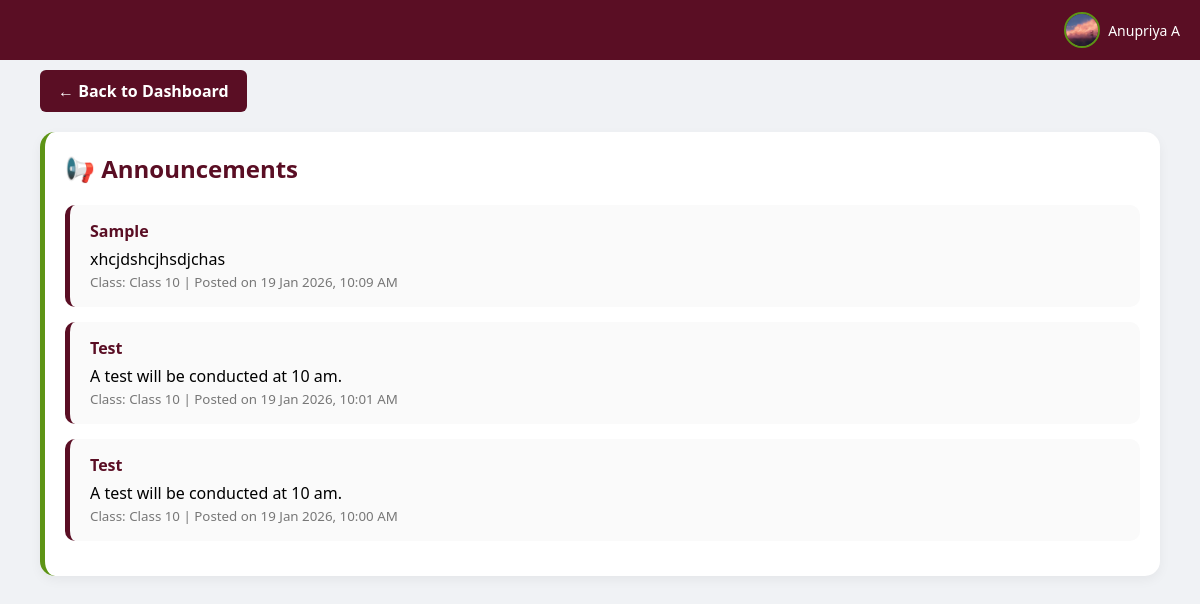
/student_announcements.php (signed in), run on the app's committed database.
### tables this page shows
CREATE TABLE `students` (
  `id` int(11) NOT NULL,
  `name` varchar(100) DEFAULT NULL,
  `username` varchar(100) DEFAULT NULL,
  `admission_id` varchar(50) DEFAULT NULL,
  `email` varchar(100) NOT NULL,
  `password` varchar(255) DEFAULT NULL,
  `profile_pic` varchar(255) DEFAULT NULL,
  `created_at` timestamp NOT NULL DEFAULT current_timestamp(),
  `status` enum('active','inactive') DEFAULT 'active',
  `google_id` varchar(50) DEFAULT NULL
);

CREATE TABLE `announcements` (
  `id` int(11) NOT NULL,
  `teacher_id` int(11) NOT NULL,
  `class_id` int(11) NOT NULL,
  `title` varchar(255) NOT NULL,
  `message` text NOT NULL,
  `created_at` datetime DEFAULT current_timestamp(),
  `expires_at` datetime DEFAULT NULL,
  `status` enum('active','inactive') DEFAULT 'active'
);

CREATE TABLE `classes` (
  `id` int(11) NOT NULL,
  `teacher_id` int(11) DEFAULT NULL,
  `class_name` varchar(100) DEFAULT NULL,
  `status` varchar(20) NOT NULL DEFAULT 'active',
  `created_at` timestamp NOT NULL DEFAULT current_timestamp(),
  `class_code` varchar(50) DEFAULT NULL
);

### student_announcements.php (the view, shortened to what this page needs)
<?php
$conn = mysqli_connect("localhost", "root", "", "QuizLance");
$student_id = $_SESSION['user_id'];
$res = mysqli_query($conn, "SELECT name, profile_pic FROM Students WHERE id=$student_id");
$student = mysqli_fetch_assoc($res);
$student_name = $student['name'];
$profile_pic  = $student['profile_pic'];
$imgSrc = $profile_pic
    ? htmlspecialchars($profile_pic) . '?t=' . time()
    : 'https://via.placeholder.com/85';
$classRes = mysqli_query($conn,
    "SELECT cs.class_id
     FROM class_students cs
     WHERE cs.student_id = $student_id"
);
$classRow = mysqli_fetch_assoc($classRes);
$class_id = (int)$classRow['class_id'];
$ann = mysqli_query($conn,
    "SELECT a.*, c.class_name
     FROM announcements a
     JOIN classes c ON a.class_id = c.id
     WHERE a.class_id = $class_id
       AND a.status = 'active'
     ORDER BY a.created_at DESC"
);
?>
<!DOCTYPE html>
<html lang="en">
<head>
<link rel="stylesheet" href="https://cdnjs.cloudflare.com/ajax/libs/font-awesome/6.0.0/css/all.min.css">
</head>
<body>
<div class="topbar">
    <div class="top-profile" onclick="toggleProfileMenu()">
        <img src="<?= $imgSrc ?>">
        <span><?= htmlspecialchars($student_name) ?></span>
    </div>
</div>
<div class="main-content">
    <a href="student_dashboard.php" style="display: inline-block; background: #5A0E24; color: white; padding: 10px 18px; border-radius: 6px; text-decoration: none; font-weight: bold; margin-bottom: 20px;">← Back to Dashboard</a>
    <div class="card">
        <h2>📢 Announcements</h2>
        <?php while ($a = mysqli_fetch_assoc($ann)): ?>
            <div class="announcement">
                <h4><?= htmlspecialchars($a['title']) ?></h4>
                <p><?= nl2br(htmlspecialchars($a['message'])) ?></p>
                <small>
                    Class: <?= htmlspecialchars($a['class_name']) ?> |
                    Posted on <?= date('d M Y, h:i A', strtotime($a['created_at'])) ?>
                </small>
            </div>
        <?php endwhile; ?>
    </div>
</div>
</body>
</html>

### student_announcements.php (style rules this page uses)
* { margin:0;padding:0;box-sizing:border-box;font-family:'Segoe UI',sans-serif; }
body { background:#f0f2f5; }
.topbar { position:fixed;top:0;left:0;width:100%;height:60px; background:#5A0E24;color:white; display:flex;align-items:center; padding:0 20px;z-index:1001; }
.top-profile { margin-left:auto;display:flex;align-items:center; gap:8px;cursor:pointer;position:relative; }
.top-profile img { width:36px;height:36px;border-radius:50%; object-fit:cover;border:2px solid #5d9415; }
.top-profile span { font-size:14px;font-weight:500; }
.main-content { padding:70px 40px 40px; }
.card { background:white;padding:20px;border-radius:15px; box-shadow:0 4px 12px rgba(0,0,0,0.05); border-left:5px solid #5d9415; }
h2 { color:#5A0E24;margin-bottom:20px; }
.announcement { border-left: 5px solid #5A0E24; background: #fafafa; padding: 15px 20px; border-radius: 10px; margin-bottom: 15px; }
.announcement h4 { color: #5A0E24; margin-bottom: 6px; }
.announcement small { color: #777; }

### data on the page
students: profile_pic (picture), name "Anupriya A"
announcements: title "Sample", message "xhcjdshcjhsdjchas", class.class_name "Class 10", created_at "19 Jan 2026, 10:09 AM"
announcements: title "Test", message "A test will be conducted at 10 am.", class.class_name "Class 10", created_at "19 Jan 2026, 10:01 AM"
announcements: title "Test", message "A test will be conducted at 10 am.", class.class_name "Class 10", created_at "19 Jan 2026, 10:00 AM"
